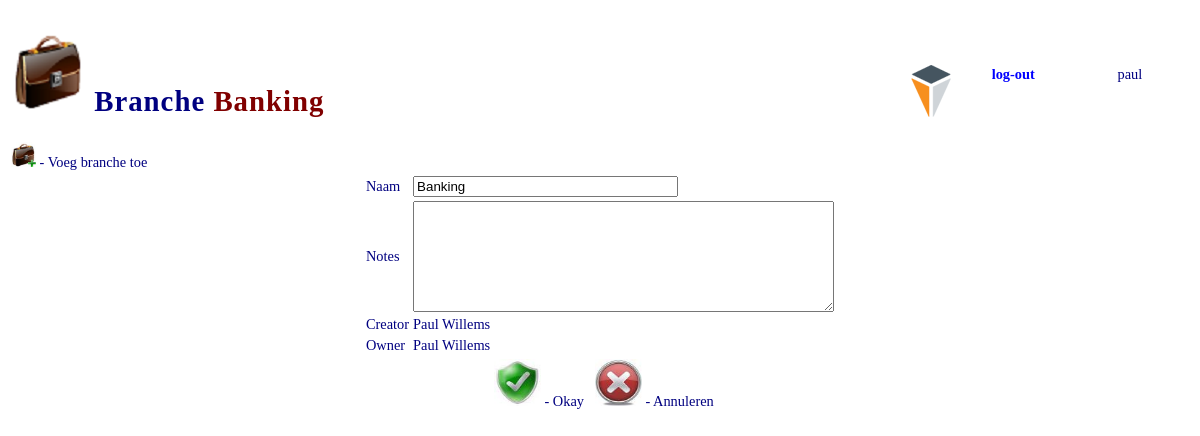
Page /files/crmbranchedetail.php?BRANCHE_ID=1 (signed in) on the committed database.
### tables this page shows
CREATE TABLE `branche` (
  `BRANCHE_ID` int(11) NOT NULL DEFAULT '0',
  `BRANCHE_NAME` varchar(30) NOT NULL DEFAULT '',
  `BRANCHE_DESCRIPTION` varchar(100) DEFAULT NULL,
  `BRANCHE_CREATION_DATE` date DEFAULT NULL,
  `BRANCHE_CREATOR` int(11) DEFAULT NULL,
  `BRANCHE_OWNER` int(11) DEFAULT NULL
);

CREATE TABLE `employee` (
  `EMPL_ID` int(11) NOT NULL DEFAULT '0',
  `FK_FUNCTION_ID` int(11) NOT NULL,
  `FK_COMPANY_ID` int(11) DEFAULT NULL,
  `EMPL_USERID` varchar(10) NOT NULL,
  `EMPL_FIRSTNAME` varchar(15) DEFAULT NULL,
  `EMPL_LASTNAME` varchar(30) DEFAULT NULL,
  `EMPL_MAIL` varchar(45) DEFAULT NULL,
  `EMPL_PHONE` varchar(15) DEFAULT NULL,
  `EMPL_PASSWORD` varchar(35) DEFAULT NULL,
  `EMPL_ADMIN` char(1) DEFAULT NULL,
  `EMPL_STATUS` char(1) DEFAULT NULL,
  `EMPL_ZZP` varchar(1) NOT NULL DEFAULT 'Y',
  `EMPL_RATE` int(5) DEFAULT NULL,
  `EMPL_NUMBER_HOLIDAYS` int(2) DEFAULT NULL,
  `EMPL_NOTES` varchar(255) DEFAULT NULL,
  `EMPL_PROFILE` text,
  `PRIVATE_ADDRESS` varchar(45) DEFAULT NULL,
  `PRIVATE_NUMBER` varchar(5) DEFAULT NULL,
  `PRIVATE_ZIPCODE` varchar(8) DEFAULT NULL,
  `PRIVATE_CITY` varchar(45) DEFAULT NULL,
  `PRIVATE_PHONE` varchar(15) DEFAULT NULL,
  `PRIVATE_MOBILE` varchar(15) DEFAULT NULL,
  `PRIVATE_MAIL` varchar(45) DEFAULT NULL,
  `PRIVATE_BIRTHDAY` date DEFAULT NULL,
  `EMPL_START_DATE` date DEFAULT NULL,
  `EMPL_END_DATE` date DEFAULT NULL,
  `MAX_NUMBER_DAYS` int(11) DEFAULT '5',
  `MAX_NUMBER_HOURS` int(11) DEFAULT '40',
  `EMPL_CREATION_DATE` date NOT NULL,
  `EMPL_CREATOR` int(11) NOT NULL,
  `EMPL_OWNER` int(11) NOT NULL
);

### files/crmbranchedetail.php (the view, shortened to what this page needs)
<?php
$inlognaam = $_SESSION['userinfo'] ;
if (isset($_SESSION['userinfo']))
{
  require_once('../../triageinc/mysql_dbase.inc.php');
  $connect = mysqli_connect(MYSQL_SERVER, MYSQL_GEBRUIKERSNAAM, MYSQL_WACHTWOORD, $dbase) or die("Unable to Connect to 'MYSQL_SERVER'");
  mysqli_select_db($connect, $dbase) or die("Could not open the db '$dbase'");
}else {
echo 'You are not allowed to do this without logging in';
exit;
}
if (isset($_GET['BRANCHE_ID'])) {
    $brancheid = $_GET['BRANCHE_ID'];
$sql  = "SELECT * FROM branche WHERE BRANCHE_ID ='$brancheid'";
$query = mysqli_query($connect, $sql);
while( $uitvoer = mysqli_fetch_assoc( $query ) )
   {
$branchename = $uitvoer["BRANCHE_NAME"];
$branchedescription = $uitvoer["BRANCHE_DESCRIPTION"];
$branchecreator = $uitvoer["BRANCHE_CREATOR"];
$brancheowner = $uitvoer["BRANCHE_OWNER"];
$sqlcreator = "SELECT * FROM employee WHERE EMPL_ID ='$branchecreator' ;";
$resultcreator = mysqli_query ($connect, $sqlcreator);
while ($rijcreator = mysqli_fetch_assoc($resultcreator)) {
$creatorlastname = $rijcreator['EMPL_LASTNAME'];
$creatorfirstname = $rijcreator['EMPL_FIRSTNAME'];
}
$sqlowner = "SELECT * FROM employee WHERE EMPL_ID ='$brancheowner' ;";
$resultowner = mysqli_query ($connect, $sqlowner);
while ($rijowner = mysqli_fetch_assoc($resultowner)) {
$ownerlastname = $rijowner['EMPL_LASTNAME'];
$ownerfirstname = $rijowner['EMPL_FIRSTNAME'];
}
}
}
?>
<!DOCTYPE HTML PUBLIC "-//W3C//DTD HTML 4.01 Transitional//EN" "http://www.w3.org/TR/html4/loose.dtd">
<html>
<head>
 <link rel="stylesheet" type="text/css" href="main.css" />
</head>
<body>
<table border="0" width="100%" id="top_table">
  <tr>
		<td colspan="2"><h1><a target="_self" href="crmbranchelijst.php"><img border="0" src="images/branche_groot.png"></a>   Branche  <font color="#800000"><?php echo $branchename;?></font></h1></td>
		<td rowspan="2">
		<p align="center">
		<a target="_self" href="crmadmin.php">
		<img border="0" src="images/triage.png"></a></td>
		<td><a target="_self" href="logout.php">log-out</a></td>
		<td><?php echo $inlognaam; ?></td>
	</tr>
	<tr>
		<td>
<a href="crmbranchetoevoegen.php">
<img border="0" src="images/branche_toevoegen.jpg" width="25" height="25"></a> - Voeg branche toe
		</td>
		<td>&nbsp;</td>
		<td>&nbsp;</td>
		<td>&nbsp;</td>
	</tr>
</table>
<form action="crmbranchedetail.php" method="post">
<table align="center" border="0" cellpadding="2" cellspacing="0">
	<tr>
      	<td>Naam</td>
      	<td>
		<input type="text" name="BRANCHE_NAME" size="30" value="<?php echo $branchename;?>"></td>
  	</tr>
	<tr>
      	<td>Notes</td>
      	<td>
      	<textarea rows="7" cols="50" name="BRANCHE_DESCRIPTION" ><?php echo $branchedescription;?></textarea>
		</td>
  	</tr>
  	<tr>
		<td>Creator</td>
   		<td><input type="hidden" name="BRANCHE_CREATOR" size="1" value="<?php echo $emplcreator;?>">
           <?php
           echo $creatorfirstname.' '.$creatorlastname ;
           ?></td>
   	</tr>
   	<tr>
		<td>Owner</td>
   		<td><input type="hidden" name="BRANCHE_OWNER" size="1" value="<?php echo $emplowner;?>">
           <?php
           echo $ownerfirstname.' '.$ownerlastname ;
           ?></td>
   	</tr>
</table>
<table align="center">
      <td>&nbsp;</td>
      <td align="right" nowrap>
        <input class="knop" name="submit" type="image" src="images/okay_groot.jpg"  width="47" height="47" value="Okay"> - Okay &nbsp;
        <input class="knop" name="submit" type="image" src="images/cancel_groot.jpg"  width="47" height="47" value="Annuleren"> - Annuleren
      </td>
  </table>
</form>
</body>

### files/main.css (style rules this page uses)
body { font-family : Century Gothic; font-size : 0.9em; text-align : left; color : #000080; }
a { color : blue; font-weight : bold; text-decoration : none; }
p { color: blue; }
h1, h2, h3, h4 { font-family : Century Gothic; font-weight : bold; letter-spacing : 1px; color : #000080; }

### rows in the picture
branche: BRANCHE_NAME "Banking"
employee: EMPL_FIRSTNAME "Paul", EMPL_LASTNAME "Willems"

### other values in the picture
$inlognaam "paul"
